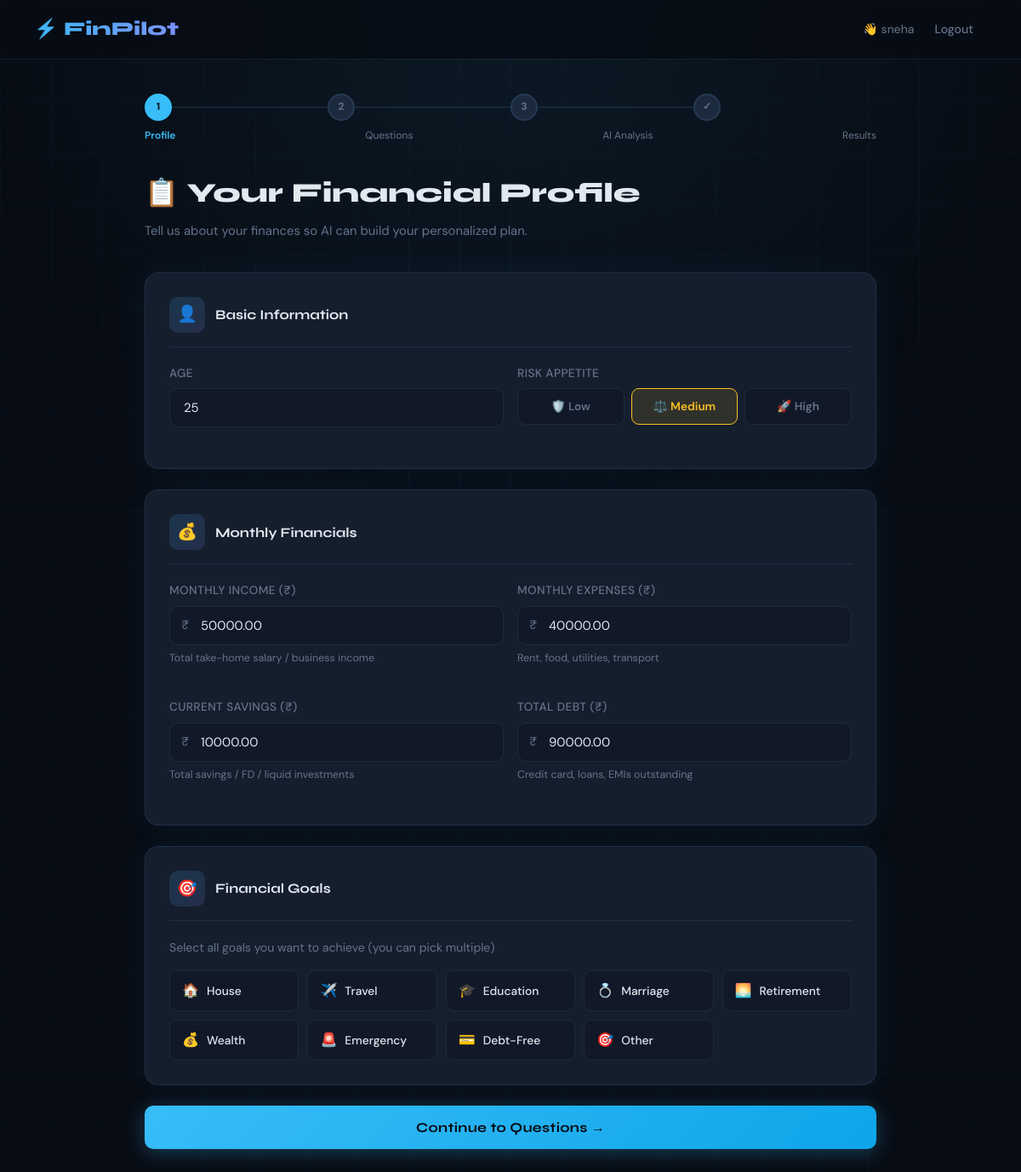
Screenshot of /profile.php (signed in) with the database file from the repository.
### tables this page shows
CREATE TABLE `users` (
  `id` int(11) NOT NULL,
  `name` varchar(100) NOT NULL,
  `email` varchar(150) NOT NULL,
  `password` varchar(255) NOT NULL,
  `created_at` timestamp NOT NULL DEFAULT current_timestamp()
);

CREATE TABLE `financial_data` (
  `id` int(11) NOT NULL,
  `user_id` int(11) NOT NULL,
  `age` int(11) DEFAULT NULL,
  `income` decimal(12,2) DEFAULT NULL,
  `expenses` decimal(12,2) DEFAULT NULL,
  `savings` decimal(12,2) DEFAULT NULL,
  `debt` decimal(12,2) DEFAULT NULL,
  `goal` varchar(100) DEFAULT NULL,
  `risk` varchar(50) DEFAULT NULL,
  `created_at` timestamp NOT NULL DEFAULT current_timestamp(),
  `ai_result` longtext DEFAULT NULL CHECK (json_valid(`ai_result`))
);

### config.php (called while the page is built, shortened)
<?php
function getDB(): mysqli {
    static $conn = null;
    if ($conn === null) {
        $conn = new mysqli(DB_HOST, DB_USER, DB_PASS, DB_NAME);
        $conn->set_charset('utf8mb4');
    }
    return $conn;
}
function currentUser(): array {
    $db = getDB();
    $id = (int)$_SESSION['user_id'];
    $res = $db->query("SELECT id, name, email FROM users WHERE id=$id LIMIT 1");
    return $res ? ($res->fetch_assoc() ?: []) : [];
}
function clean(string $val): string {
    return htmlspecialchars(trim($val), ENT_QUOTES, 'UTF-8');
}

### profile.php (the view, shortened to what this page needs)
<?php
require_once 'config.php';
$user  = currentUser();
$db   = getDB();
$uid  = (int)$_SESSION['user_id'];
$existing = [];
$res = $db->query("SELECT * FROM financial_data WHERE user_id = $uid LIMIT 1");
if ($res) $existing = $res->fetch_assoc() ?? [];
$goalOptions = [
  ['id'=>'House',      'icon'=>'🏠','label'=>'House'],
  ['id'=>'Travel',     'icon'=>'✈️','label'=>'Travel'],
  ['id'=>'Education',  'icon'=>'🎓','label'=>'Education'],
  ['id'=>'Marriage',   'icon'=>'💍','label'=>'Marriage'],
  ['id'=>'Retirement', 'icon'=>'🌅','label'=>'Retirement'],
  ['id'=>'Wealth',     'icon'=>'💰','label'=>'Wealth'],
  ['id'=>'Emergency',  'icon'=>'🚨','label'=>'Emergency'],
  ['id'=>'Debt',       'icon'=>'💳','label'=>'Debt-Free'],
  ['id'=>'Other',      'icon'=>'🎯','label'=>'Other'],
];
?>
<!DOCTYPE html>
<html lang="en">
<head>
  <link rel="stylesheet" href="style.css" />
  <link rel="stylesheet" href="https://unpkg.com/aos@2.3.4/dist/aos.css" />
</head>
<body>
  <nav>
    <a href="index.html" class="nav-logo">⚡ FinPilot</a>
    <div class="nav-links">
      <span style="color:var(--muted);font-size:0.88rem;">👋 <?= clean($user['name'] ?? 'User') ?></span>
      <a href="logout.php">Logout</a>
    </div>
  </nav>
  <div class="page-wrap">
    <div class="progress-bar-wrap" data-aos="fade-down">
      <div class="progress-steps">
        <div class="prog-step">
          <div class="prog-dot active">1</div>
          <div class="prog-line"></div>
        </div>
        <div class="prog-step">
          <div class="prog-dot">2</div>
          <div class="prog-line"></div>
        </div>
        <div class="prog-step">
          <div class="prog-dot">3</div>
          <div class="prog-line"></div>
        </div>
        <div class="prog-step">
          <div class="prog-dot">✓</div>
        </div>
      </div>
      <div style="display:flex;justify-content:space-between;margin-top:8px;font-size:0.75rem;color:var(--muted);">
        <span style="color:var(--accent);font-weight:600;">Profile</span>
        <span>Questions</span>
        <span>AI Analysis</span>
        <span>Results</span>
      </div>
    </div>
    <div class="page-header" data-aos="fade-up">
      <h1>📋 Your Financial Profile</h1>
      <p>Tell us about your finances so AI can build your personalized plan.</p>
    </div>
    <form method="POST" action="">
      <div class="card mb-24" data-aos="fade-up">
        <div class="card-header">
          <div class="card-icon">👤</div>
          <div class="card-title">Basic Information</div>
        </div>
        <div class="grid-2">
          <div class="form-group">
            <label class="form-label">Age</label>
            <input type="number" name="age" class="form-input"
                   placeholder="e.g. 28" min="18" max="90"
                   value="<?= $existing['age'] ?? ($_POST['age'] ?? '') ?>" required />
          </div>
          <div class="form-group">
            <label class="form-label">Risk Appetite</label>
            <div class="risk-slider" id="riskBtns">
              <button type="button" class="risk-btn low <?= ($existing['risk']??'Medium')==='Low'?'active':'' ?>" data-val="Low">🛡️ Low</button>
              <button type="button" class="risk-btn med <?= ($existing['risk']??'Medium')==='Medium'?'active':'' ?>" data-val="Medium">⚖️ Medium</button>
              <button type="button" class="risk-btn high <?= ($existing['risk']??'Medium')==='High'?'active':'' ?>" data-val="High">🚀 High</button>
            </div>
          </div>
        </div>
      </div>
      <div class="card mb-24" data-aos="fade-up" data-aos-delay="80">
        <div class="card-header">
          <div class="card-icon">💰</div>
          <div class="card-title">Monthly Financials</div>
        </div>
        <div class="grid-2">
          <div class="form-group">
            <label class="form-label">Monthly Income (₹)</label>
            <div class="input-prefix">
              <span class="prefix-symbol">₹</span>
              <input type="number" name="income" class="form-input"
                     placeholder="50000" min="0"
                     value="<?= $existing['income'] ?? ($_POST['income'] ?? '') ?>" required />
            </div>
            <div class="form-hint">Total take-home salary / business income</div>
          </div>
          <div class="form-group">
            <label class="form-label">Monthly Expenses (₹)</label>
            <div class="input-prefix">
              <span class="prefix-symbol">₹</span>
              <input type="number" name="expenses" class="form-input"
                     placeholder="35000" min="0"
                     value="<?= $existing['expenses'] ?? ($_POST['expenses'] ?? '') ?>" />
            </div>
            <div class="form-hint">Rent, food, utilities, transport</div>
          </div>
          <div class="form-group">
            <label class="form-label">Current Savings (₹)</label>
            <div class="input-prefix">
              <span class="prefix-symbol">₹</span>
              <input type="number" name="savings" class="form-input"
                     placeholder="200000" min="0"
                     value="<?= $existing['savings'] ?? ($_POST['savings'] ?? '') ?>" />
            </div>
            <div class="form-hint">Total savings / FD / liquid investments</div>
          </div>
          <div class="form-group">
            <label class="form-label">Total Debt (₹)</label>
            <div class="input-prefix">
              <span class="prefix-symbol">₹</span>
              <input type="number" name="debt" class="form-input"
                     placeholder="100000" min="0"
                     value="<?= $existing['debt'] ?? ($_POST['debt'] ?? '') ?>" />
            </div>
            <div class="form-hint">Credit card, loans, EMIs outstanding</div>
          </div>
        </div>
      </div>
      <div class="card mb-24" data-aos="fade-up" data-aos-delay="160">
        <div class="card-header">
          <div class="card-icon">🎯</div>
          <div class="card-title">Financial Goals</div>
        </div>
        <p style="font-size:0.88rem;color:var(--muted);margin-bottom:16px;">Select all goals you want to achieve (you can pick multiple)</p>
        <div class="checkbox-grid">
          <?php foreach ($goalOptions as $g): ?>
          <div class="checkbox-item">
            <label for="goal_<?= $g['id'] ?>">
              <span class="cb-icon"><?= $g['icon'] ?></span>
              <?= $g['label'] ?>
            </label>
          </div>
          <?php endforeach; ?>
        </div>
      </div>
      <div data-aos="fade-up" data-aos-delay="200">
        <button type="submit" class="btn btn-primary btn-full btn-lg">
          Continue to Questions →
        </button>
      </div>
    </form>
  </div>
</body>
</html>

### rows the page displays
users: name "sneha"
financial_data: age "25", income "50000.00", expenses "40000.00", savings "10000.00", debt "90000.00"

### other values shown
$g['icon'] "🏠"
$g['label'] "House"
$g['icon'] "✈️"
$g['label'] "Travel"
$g['icon'] "🎓"
$g['label'] "Education"
$g['icon'] "💍"
$g['label'] "Marriage"
$g['icon'] "🌅"
$g['label'] "Retirement"
$g['icon'] "💰"
$g['label'] "Wealth"
$g['icon'] "🚨"
$g['label'] "Emergency"
$g['icon'] "💳"
